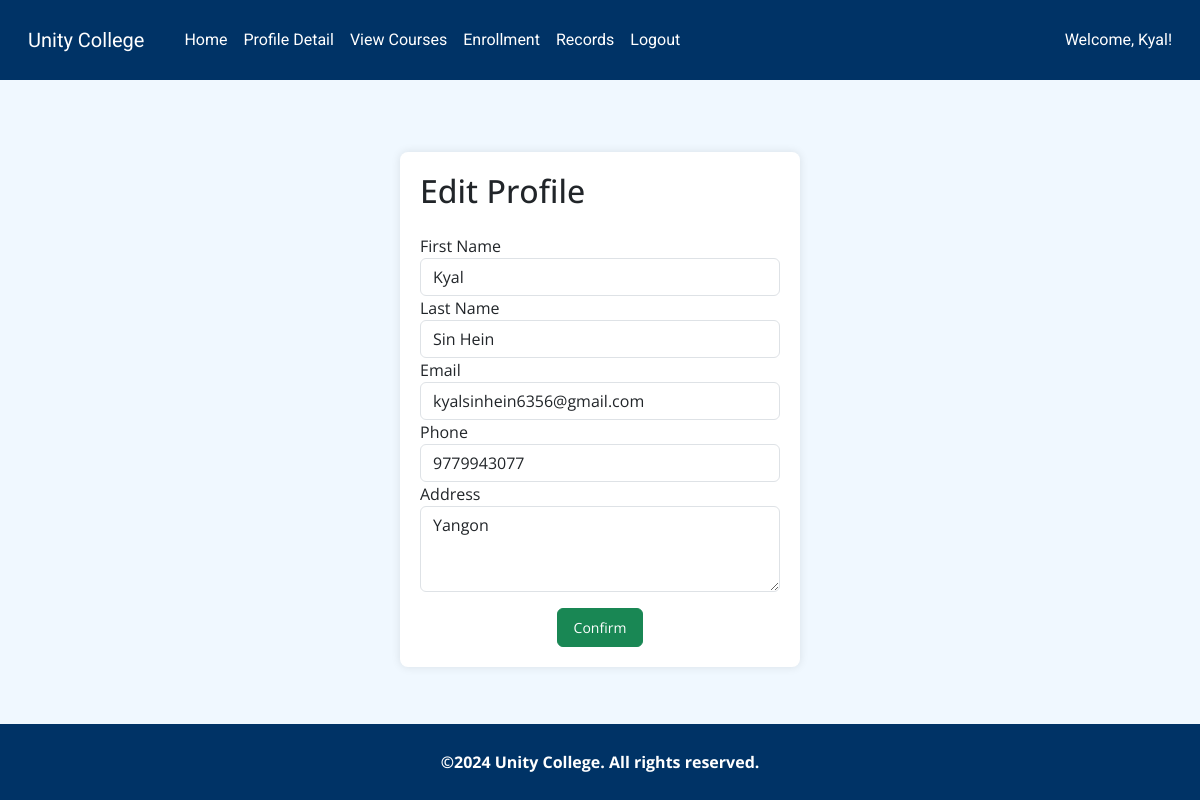
Screenshot of /student/profile/edit (signed in) with the database file from the repository.
### tables this page shows
CREATE TABLE student (
  id INTEGER PRIMARY KEY AUTOINCREMENT,
  first_name TEXT NOT NULL,
  last_name TEXT NOT NULL,
  email TEXT NOT NULL,
  phone INTEGER NOT NULL,
  address TEXT NOT NULL,
  password TEXT NOT NULL
);

### app.py (the view)
@app.route("/student/profile/edit", methods=["GET", "POST"])
def edit_profile():
    username = session.get('username')
    if not username:
        flash("You need to log in first.", 'danger')
        return redirect(url_for('student_login'))
    if request.method == "POST":
        first_name = request.form.get('fname')
        last_name = request.form.get('lname')
        phone = request.form.get('phone')
        email = request.form.get('email')
        address = request.form.get('address')
        try:
            con = sqlite3.connect("advweb.db")
            cursor = con.cursor()
            cursor.execute("""
                UPDATE student
                SET first_name = ?, last_name = ?, email = ?, phone = ?, address = ?
                WHERE first_name = ?
            """, (first_name, last_name, email, phone, address, username))
            con.commit()
            session['username'] = first_name  # Update session with the new name if changed
            flash("Profile updated successfully.", 'success')
            return redirect(url_for('view_profile'))
        except Exception as e:
            con.rollback()
            print(traceback.format_exc())
            flash("An error occurred while updating profile information.", 'danger')
        finally:
            con.close()
    else:
        try:
            con = sqlite3.connect("advweb.db")
            cursor = con.cursor()
            cursor.execute("SELECT first_name, last_name, email, phone, address FROM student WHERE first_name = ?", (username,))
            profile = cursor.fetchone()
            if not profile:
                flash("Profile not found.", 'danger')
                return redirect(url_for('home'))
        except Exception as e:
            print(traceback.format_exc())
            flash("An error occurred while fetching profile information.", 'danger')
            profile = {}
        finally:
            con.close()
        return render_template("student/edit_profile.html", profile=profile, username=username)

### templates/student/edit_profile.html
{% extends "/student/layout.html" %} {% block content %}
<link rel="stylesheet" href="/static/css/student/editprofile.css" />
<div class="container mt-5">
  <div class="form-container">
    <h2 class="mb-4">Edit Profile</h2>
    <form method="POST" action="{{ url_for('edit_profile') }}">
      <div class="form-group">
        <label for="fname">First Name</label>
        <input
          type="text"
          class="form-control"
          id="fname"
          name="fname"
          value="{{ profile[0] }}"
          required
        />
      </div>
      <div class="form-group">
        <label for="lname">Last Name</label>
        <input
          type="text"
          class="form-control"
          id="lname"
          name="lname"
          value="{{ profile[1] }}"
          required
        />
      </div>
      <div class="form-group">
        <label for="email">Email</label>
        <input
          type="email"
          class="form-control"
          id="email"
          name="email"
          value="{{ profile[2] }}"
          required
        />
      </div>
      <div class="form-group">
        <label for="phone">Phone</label>
        <input
          type="text"
          class="form-control"
          id="phone"
          name="phone"
          value="{{ profile[3] }}"
          required
        />
      </div>
      <div class="form-group">
        <label for="address">Address</label>
        <textarea
          class="form-control"
          id="address"
          name="address"
          rows="3"
          required
        >
{{ profile[4] }}</textarea
        >
      </div>
      <button type="submit" class="btn btn-success mt-3">Confirm</button>
    </form>
  </div>
</div>
{% endblock %}

### templates/student/layout.html (shortened to what this page needs)
<!DOCTYPE html>
<html lang="en">
  <head>
    <link
      href="https://cdn.jsdelivr.net/npm/bootstrap@5.3.0/dist/css/bootstrap.min.css"
      rel="stylesheet"
    />
    <link href="/static/css/student/layout.css" rel="stylesheet" />
  </head>
  <body>
    <nav class="navbar navbar-expand-lg navbar-light navbar-custom">
      <div class="container-fluid">
        <a class="navbar-brand" href="#">Unity College</a>
        <div class="collapse navbar-collapse" id="navbarNav">
          <ul class="navbar-nav me-auto">
            <li class="nav-item">
              <a class="nav-link" href="{{ url_for('home') }}">Home</a>
            </li>
            <li class="nav-item">
              <a class="nav-link" href="{{ url_for('view_profile') }}"
                >Profile Detail</a
              >
            </li>
            <li class="nav-item">
              <a class="nav-link" href="{{ url_for('view_courses') }}"
                >View Courses</a
              >
            </li>
            <li class="nav-item">
              <a class="nav-link" href="{{ url_for('student_enroll') }}"
                >Enrollment</a
              >
            </li>
            <li class="nav-item">
              <a class="nav-link" href="#">Records</a>
            </li>
            {% if username %}
            <li class="nav-item">
              <a class="nav-link" href="{{ url_for('student_logout') }}"
                >Logout</a
              >
            </li>
            {% else %}
            <li class="nav-item">
              <a class="nav-link" href="{{ url_for('student_signup') }}"
                >Sign Up</a
              >
            </li>
            {% endif %}
          </ul>
          {% if username %}
          <div class="d-flex">
            <span class="navbar-text me-3">Welcome, {{ username }}!</span>
          </div>
          {% endif %}
        </div>
      </div>
    </nav>
    <div class="container mt-4">{% block content %}{% endblock %}</div>
    <footer class="text-center text-lg-start mt-4">
      <div class="text-center p-3 text-white">
        <strong>&copy;2024 Unity College. All rights reserved.</strong>
      </div>
    </footer>
  </body>
</html>

### static/css/student/layout.css (style rules this page uses)
html, body { height: 100%; margin: 0; font-family: "Open Sans", sans-serif; }
body { display: flex; flex-direction: column; }
.container { flex: 1; }
.navbar-custom { background-color: #003366; color: #ffffff; }
.navbar-custom .navbar-brand, .navbar-custom .nav-link { color: #ffffff; font-family: "Roboto", sans-serif; padding: 0.5rem 1rem; }
@media (min-width: 768px) { .navbar-custom { height: 80px; } }
@media (min-width: 768px) { .navbar-custom .navbar-brand, .navbar-custom .nav-link { line-height: 80px; } }
.navbar-text { color: #ffffff; font-family: "Roboto", sans-serif; }
footer { background-color: #003366; color: #ffffff; text-align: center; padding: 10px; font-family: "Open Sans", sans-serif; }
body { background-color: #f0f8ff; }

### static/css/student/editprofile.css (style rules this page uses)
.form-container { max-width: 400px; margin: 0 auto; background-color: white; padding: 20px; border-radius: 8px; box-shadow: 0px 0px 10px rgba(0, 0, 0, 0.1); }
.form-container .btn { width: auto; padding: 8px 16px; font-size: 14px; display: block; margin: 20px auto 0; }

### rows the page displays
student: first_name "Kyal", fname "Kyal", lname "Sin Hein", email "kyalsinhein6356@gmail.com", phone "9779943077", address "Yangon"
